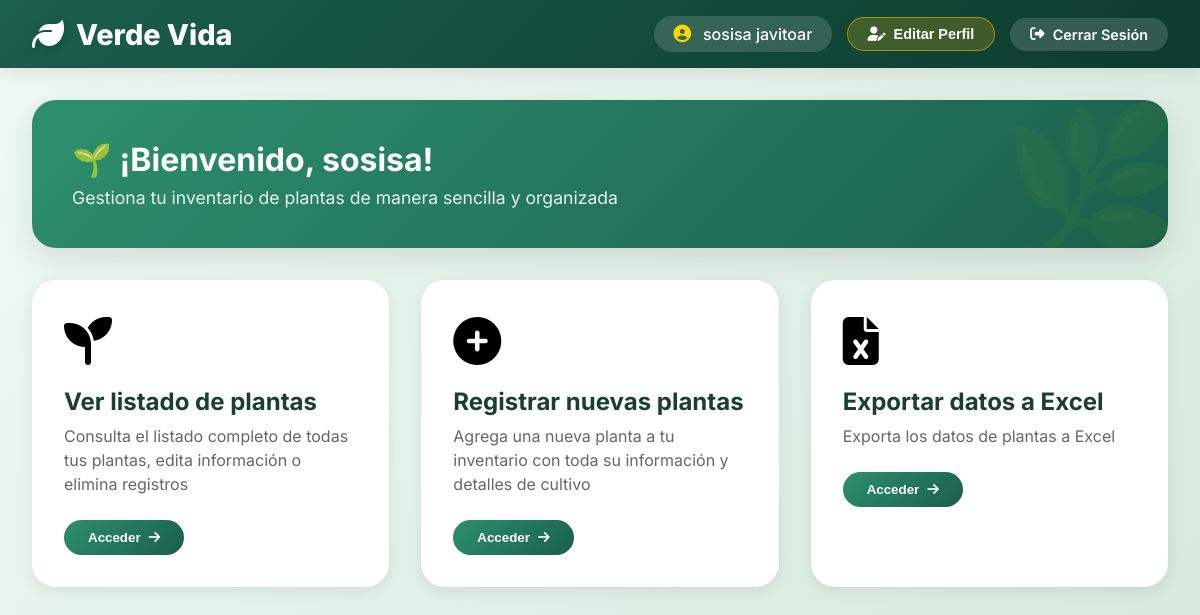
The app's page /verde-vida-master/main.php (signed in) with its own data.
### tables this page shows
CREATE TABLE `modulos` (
  `ID` int NOT NULL AUTO_INCREMENT,
  `nombre` varchar(50) NOT NULL,
  `descripcion` varchar(100) DEFAULT NULL,
  `icono` varchar(50) DEFAULT NULL,
  `url` varchar(100) DEFAULT NULL,
  `orden` int DEFAULT '0',
  `activo` tinyint DEFAULT '1',
  PRIMARY KEY (`ID`)
);

### verde-vida-master/permisos.php (called while the page is built, shortened)
<?php
function getModulosPorRol($conex, $rol) {
    $query = "SELECT m.* FROM modulos m
                INNER JOIN permisos p ON m.nombre = p.modulo
                WHERE p.rol = ? AND p.puede_ver = 1 AND m.activo = 1
                ORDER BY m.orden ASC";
    $stmt = $conex->prepare($query);
    $stmt->bind_param("s", $rol);
    $stmt->execute();
    $result = $stmt->get_result();
    $modulos = [];
    while ($row = $result->fetch_assoc()) {
        $modulos[] = $row;
    }
    return $modulos;
}
?>

### verde-vida-master/main.php (the view, shortened to what this page needs)
<?php
include("conexion.php");
include("permisos.php");
$modulos_permitidos = getModulosPorRol($conex, $_SESSION['usuario_rol']);
?>
<!DOCTYPE html>
<html lang="es">
<head>
    <link rel="stylesheet" href="https://cdnjs.cloudflare.com/ajax/libs/font-awesome/6.4.0/css/all.min.css">
</head>
<body>
    <nav class="navbar">
        <div class="nav-container">
            <a href="main.php" class="logo">
                <i class="fas fa-leaf"></i>
                <span>Verde Vida</span>
            </a>
            <div class="nav-right">
                <div class="user-info">
                    <i class="fas fa-user-circle"></i>
                    <span><?php echo htmlspecialchars($_SESSION['usuario_nombre'] . ' ' . $_SESSION['usuario_apellido']); ?></span>
                </div>
                <button class="nav-btn edit-profile-btn" onclick="openProfileModal()">
                    <i class="fas fa-user-edit"></i> Editar Perfil
                </button>
                <a href="logout.php" class="nav-btn logout-btn">
                    <i class="fas fa-sign-out-alt"></i> Cerrar Sesión
                </a>
            </div>
        </div>
    </nav>
    <div class="main-container">
        <div class="welcome-banner">
            <h1>🌱 ¡Bienvenido, <?php echo htmlspecialchars($_SESSION['usuario_nombre']); ?>!</h1>
            <p>Gestiona tu inventario de plantas de manera sencilla y organizada</p>
        </div>
        <div class="cards-grid">
            <?php
            foreach ($modulos_permitidos as $modulo):
                if ($modulo['nombre'] == 'dashboard') continue;
                $icono = $modulo['icono'];
                $url = $modulo['url'];
                $titulo = $modulo['descripcion'];
                $descripcion = '';
                switch($modulo['nombre']) {
                    case 'plantas':
                        $descripcion = 'Consulta el listado completo de todas tus plantas, edita información o elimina registros';
                        break;
                    case 'registrar_planta':
                        $descripcion = 'Agrega una nueva planta a tu inventario con toda su información y detalles de cultivo';
                        break;
                    case 'exportar':
                        $descripcion = 'Exporta los datos de plantas a Excel';
                        break;
                    case 'perfil':
                        $descripcion = 'Edita tu información personal y contraseña';
                        break;
                }
                if ($modulo['nombre'] == 'perfil') continue;
            ?>
                <div class="card" onclick="window.location.href='<?php echo $url; ?>'">
                    <div class="card-icon">
                        <i class="fas <?php echo $icono; ?>"></i>
                    </div>
                    <h3><?php echo $titulo; ?></h3>
                    <p><?php echo $descripcion; ?></p>
                    <button class="card-btn">
                        Acceder <i class="fas fa-arrow-right"></i>
                    </button>
                </div>
            <?php endforeach; ?>
        </div>
    </div>
</body>
</html>

### verde-vida-master/main.php (style rules this page uses)
* { margin: 0; padding: 0; box-sizing: border-box; }
body { font-family: 'Inter', sans-serif; background: linear-gradient(135deg, #f0f9f4 0%, #d4e8da 100%); min-height: 100vh; }
.navbar { background: linear-gradient(135deg, #1a5f4b 0%, #0d3b2e 100%); padding: 1rem 2rem; box-shadow: 0 4px 20px rgba(0,0,0,0.1); position: sticky; top: 0; z-index: 1000; }
.nav-container { max-width: 1400px; margin: 0 auto; display: flex; justify-content: space-between; align-items: center; flex-wrap: wrap; gap: 1rem; }
.logo { display: flex; align-items: center; gap: 12px; font-size: 1.8rem; font-weight: 800; color: white; text-decoration: none; }
.logo i { font-size: 2rem; filter: drop-shadow(0 2px 4px rgba(0,0,0,0.2)); }
.nav-right { display: flex; align-items: center; gap: 15px; flex-wrap: wrap; }
.user-info { display: flex; align-items: center; gap: 12px; background: rgba(255,255,255,0.15); padding: 0.5rem 1.2rem; border-radius: 50px; backdrop-filter: blur(10px); }
.user-info i { color: #ffd700; font-size: 1.1rem; }
.user-info span { color: white; font-weight: 500; }
.nav-btn { background: rgba(255,255,255,0.15); color: white; border: none; padding: 8px 20px; border-radius: 25px; cursor: pointer; font-weight: 600; transition: all 0.3s; text-decoration: none; display: inline-flex; align-items: center; gap: 8px; font-size: 0.9rem; }
.edit-profile-btn { background: rgba(255,193,7,0.2); border: 1px solid rgba(255,193,7,0.5); }
.main-container { max-width: 1400px; margin: 2rem auto; padding: 0 2rem; }
.welcome-banner { background: linear-gradient(135deg, #2d8f6e 0%, #1a5f4b 100%); border-radius: 24px; padding: 2.5rem; color: white; margin-bottom: 2rem; box-shadow: 0 10px 30px rgba(0,0,0,0.1); position: relative; overflow: hidden; }
.welcome-banner::before { content: "🌿"; position: absolute; right: -20px; bottom: -20px; font-size: 150px; opacity: 0.1; pointer-events: none; }
.welcome-banner h1 { font-size: 2rem; margin-bottom: 0.5rem; }
.welcome-banner p { opacity: 0.9; font-size: 1.1rem; }
.cards-grid { display: grid; grid-template-columns: repeat(auto-fit, minmax(350px, 1fr)); gap: 2rem; margin-bottom: 2rem; }
.card { background: white; border-radius: 24px; padding: 2rem; transition: all 0.3s ease; box-shadow: 0 4px 15px rgba(0,0,0,0.08); cursor: pointer; position: relative; overflow: hidden; }
.card-icon { font-size: 3rem; margin-bottom: 1rem; }
.card h3 { font-size: 1.5rem; color: #1a3e30; margin-bottom: 0.5rem; }
.card p { color: #666; line-height: 1.5; margin-bottom: 1.5rem; }
.card-btn { background: linear-gradient(135deg, #2d8f6e 0%, #1a5f4b 100%); color: white; border: none; padding: 10px 24px; border-radius: 30px; cursor: pointer; font-weight: 600; transition: all 0.3s; display: inline-flex; align-items: center; gap: 8px; }

### records on screen
modulos: descripcion "Ver listado de plantas", nombre "Consulta el listado completo de todas tus plantas, edita información o elimina registros"
modulos: descripcion "Registrar nuevas plantas", nombre "Agrega una nueva planta a tu inventario con toda su información y detalles de cultivo"
modulos: descripcion "Exportar datos a Excel", nombre "Exporta los datos de plantas a Excel"

### other values on screen
$_SESSION['usuario_nombre'] . ' ' . $_SESSION['usuario_apellido'] "sosisa javitoar"
$_SESSION['usuario_nombre'] "sosisa"
